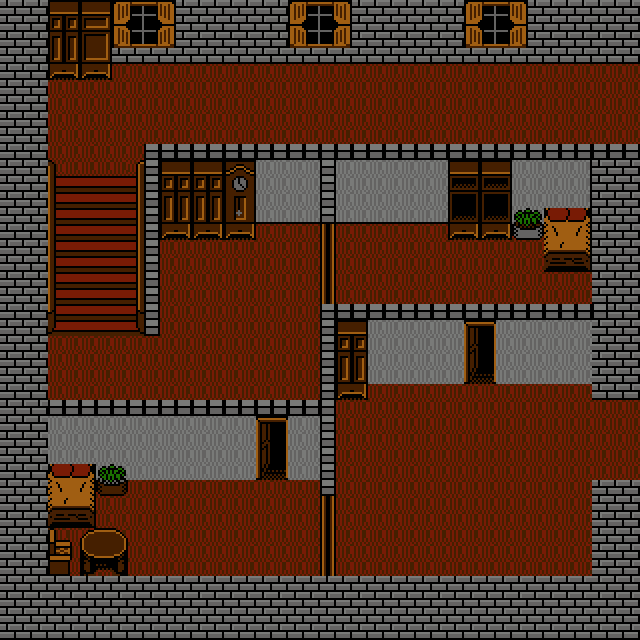

Below is a game level as drawn by its tile map, then a one-line description and the .tmx that defines it (tile-layer data replaced by summaries):
An orthogonal 40x40 tile map with 16x16 px tiles, 4 tile layers (sol, obstacles, decorations, portes), 2 tilesets.

<map version="1.5" tiledversion="1.7.2" orientation="orthogonal" renderorder="right-down" width="40" height="40" tilewidth="16" tileheight="16" infinite="0" nextlayerid="6" nextobjectid="1">
 <tileset firstgid="1" source="tiles_mansion.tsx" />
 <tileset firstgid="1681" source="../mansion_maps_version4/tiles_mansion.tsx" />
 <layer id="1" name="sol" width="40" height="40">
  <data>[1600 cells, 1600 non-empty, 2 distinct tile ids]</data>
 </layer>
 <layer id="2" name="obstacles" width="40" height="40">
  <data>[1600 cells, 857 non-empty, 53 distinct tile ids]</data>
 </layer>
 <layer id="3" name="decorations" width="40" height="40">
  <data>[1600 cells, 236 non-empty, 80 distinct tile ids]</data>
 </layer>
 <layer id="4" name="portes" width="40" height="40">
  <data>[1600 cells, 26 non-empty, 10 distinct tile ids]</data>
 </layer>
</map>
